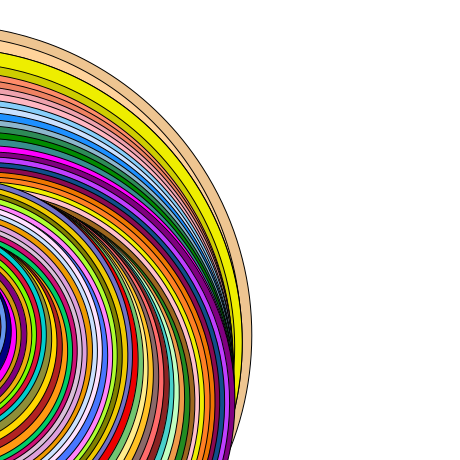
Frame 1 (no input)
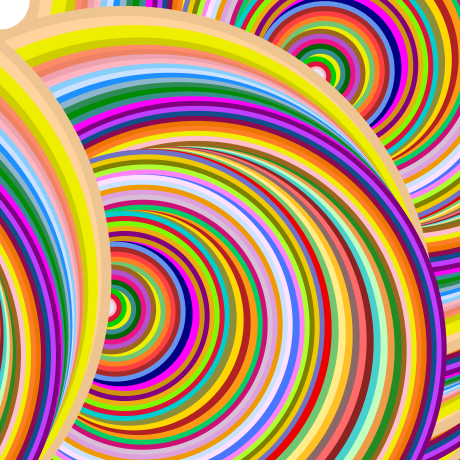
Frame 60 (the mouse pressed at the canvas centre just before this capture)
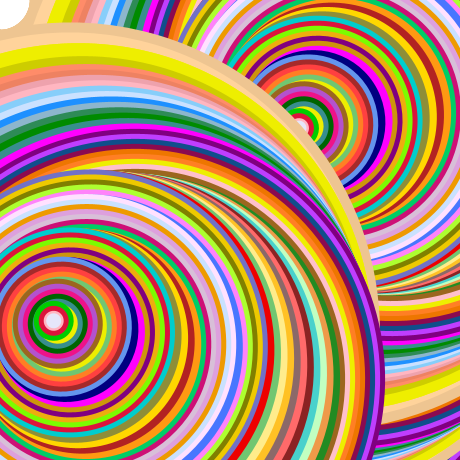
Frame 120 (the mouse held since frame 60 and released just before this capture)

The Processing sketch that drew these frames (run headless with seeded random() and noise(); from frame 60 on, the mouse is pressed at the canvas centre):

// Processing sketch: processing_71595
// ── processing_71595.pde

float i = 0;
float x = 0;
float y = 0;
float z = 0;
float m = 0;
float f = 0;
float c = 0;
float t = 0;
float b = 0;
float a = 0;
void setup(){
size(460, 460);
background(255, 255, 255);
smooth();}
void draw(){
x = x + .1;
i = i + .1;
y = y + .1;
z = z + .1;
m = m + .1;
f = f + .1;
c = c + .1;
t = t + .1;
b = b + .1;
a = a + .1;
rotate(y);
rotate(z);
rotate(m);
rotate(f);
rotate(c);
rotate(t);
rotate(b);
rotate(a);
rotate(i);
rotate(x);
fill(238, 197, 145);
ellipse(250, 230, 620, 620);
fill(255, 211, 155);
ellipse(250, 230, 600, 600);
fill(238, 238, 0);
ellipse(260, 230, 590, 590); 
ellipse(260, 230, 590, 590);
fill(205, 205, 0);
ellipse(265, 230, 570, 570);
fill(255, 140, 105);
ellipse(270, 230, 560, 560);
fill(238, 130, 98);
ellipse(275, 230, 555, 555);
fill(238, 162, 173);
ellipse(280, 230, 550, 550);
fill(255, 182, 193);
ellipse(285, 230, 545, 545);
fill(135, 206, 250);
ellipse(290, 230, 540, 540);
fill(202, 225, 255);
ellipse(295, 230, 535, 535);
fill(30, 144, 255);
ellipse(300, 230, 530, 530);
fill(141, 182, 205);
ellipse(305, 230, 525, 525);
fill(46, 139, 87);
ellipse(310, 230, 520, 520);
fill(0, 139, 0);
ellipse(315, 230, 515, 515);
fill(56, 142, 142);
ellipse(320, 230, 510, 510);
fill(255, 0, 255);
ellipse(325, 230, 505, 505);
fill(128, 0, 128);
ellipse(330, 230, 500, 500);
fill(191, 62, 255);
ellipse(330, 230, 490, 490);
fill(16, 78, 139);
ellipse(330, 230, 480, 480);
fill(139, 10, 80);
ellipse(330, 230, 470, 470);
fill(238, 118, 0);
ellipse(330, 230, 460, 460);
fill(255, 127, 36);
ellipse(330, 230, 450, 450);
fill(238, 238, 0);
ellipse(330, 230, 440, 440);
fill(255, 192, 203);
ellipse(330, 230, 430, 430);
fill(156, 102, 31);
ellipse(330, 230, 420, 420);
fill(34, 139, 34);
ellipse(330, 230, 410, 410);
fill(238, 154, 73);
ellipse(325, 230, 405, 405);
fill(193, 255, 193);
ellipse(320, 230, 400, 400);
fill(72, 209, 204);
ellipse(315, 230, 395, 395);
fill(139, 35, 35);
ellipse(310, 230, 390, 390);
fill(255, 106, 106);
ellipse(305, 230, 385, 385);
fill(139, 105, 105);
ellipse(300, 230, 380, 380);
fill(255, 193, 37);
ellipse(295, 230, 375, 375);
fill(255, 236, 139);
ellipse(290, 230, 370, 370);
fill(113, 198, 113);
ellipse(285, 230, 365, 365);
fill(238, 0, 0);
ellipse(280, 230, 360, 360);
fill(113, 113, 198); 
ellipse(275, 230, 355, 355);
fill(238, 201, 0);
ellipse(275, 230, 345, 345);
fill(128, 128, 0);
ellipse(275, 230, 335, 335);
fill(173, 255, 47);
ellipse(275, 230, 325, 325);
fill(255, 131, 250);
ellipse(275, 230, 315, 315);
fill(72, 118, 255);
ellipse(275, 230, 305, 305);
fill(255, 225, 255);
ellipse(270, 230, 300, 300);
fill(202, 225, 255);
ellipse(270, 230, 290, 290);
fill(238, 154, 0);
ellipse(270, 230, 280, 280);
fill(221, 160, 221);
ellipse(270, 230, 270, 270);
fill(216, 191, 216);
ellipse(270, 230, 260, 260);
fill(205, 16, 118);
ellipse(270, 230, 250, 250);
fill(0, 205, 102); 
ellipse(270, 230, 240, 240);
fill(255, 153, 18);
ellipse(270, 230, 230, 230);
fill(178, 34, 34);
ellipse(265, 230, 225, 225);
fill(255, 215, 0);
ellipse(260, 230, 220, 220);
fill(142, 142, 56);
ellipse(255, 230, 215, 215);
fill(0, 205, 205);
ellipse(250, 230, 210, 210);
fill(220, 20, 60);
ellipse(250, 230, 200, 200);
fill(124, 252, 0);
ellipse(250, 230, 190, 190);
fill(238, 173, 14);
ellipse(250, 230, 180, 180);
fill(128, 0, 128);
ellipse(250, 230, 170, 170);
fill(205, 149, 12);
ellipse(250, 230, 160, 160);
fill(255, 0, 255);
ellipse(250, 230, 150, 150);
fill(0, 0, 128);
ellipse(245, 230, 145, 145);
fill(100, 149, 237);
ellipse(240, 230, 140, 140);
fill(165, 42, 42);
ellipse(240, 230, 130, 130);
fill(255, 64, 64);
ellipse(240, 230, 120, 120);
fill(255, 127, 36);
ellipse(240, 230, 110, 110);
fill(113, 198, 113);
ellipse(240, 230, 100, 100);
fill(238, 238, 0);
ellipse(240, 230, 90, 90);
fill(156, 102, 31);
ellipse(235, 230, 90, 90);
fill(180, 82, 205);
ellipse(235, 230, 80, 80);
fill(238, 18, 137);
ellipse(235, 230, 70, 70);
fill(0, 100, 0);
ellipse(235, 230, 60, 60);
fill(56, 142, 142);
ellipse(235, 230, 50, 50);
fill(238, 238, 0);
ellipse(235, 230, 40, 40);
fill(0, 205, 0);
ellipse(230, 230, 40, 40);
noStroke();
fill(220, 20, 60); 
ellipse(230, 230, 30, 30);
fill(255, 182, 193);
ellipse(230, 230, 20, 20);
fill(230, 230, 250);
ellipse(230, 230, 15, 15);}
